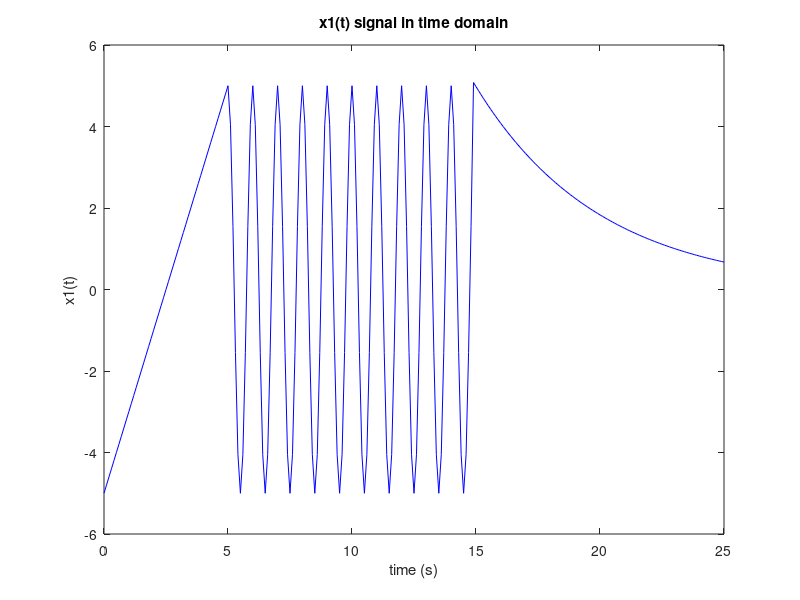
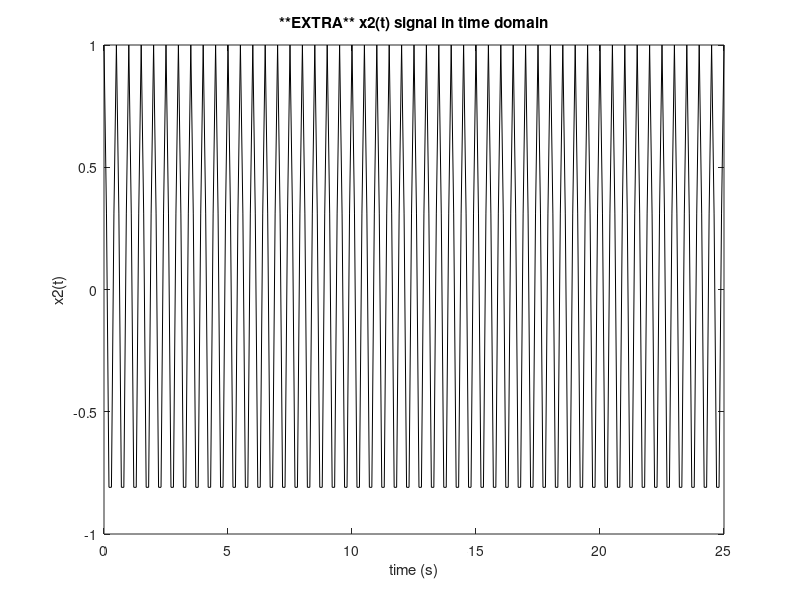
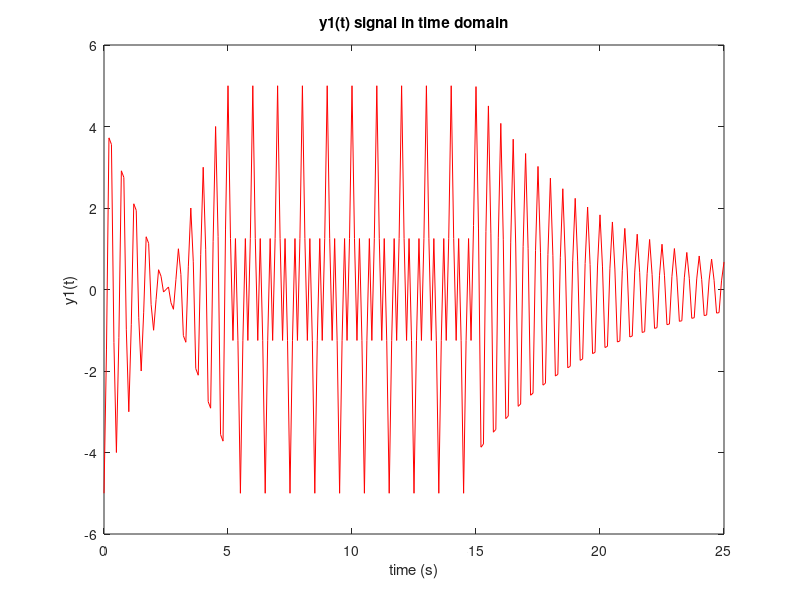
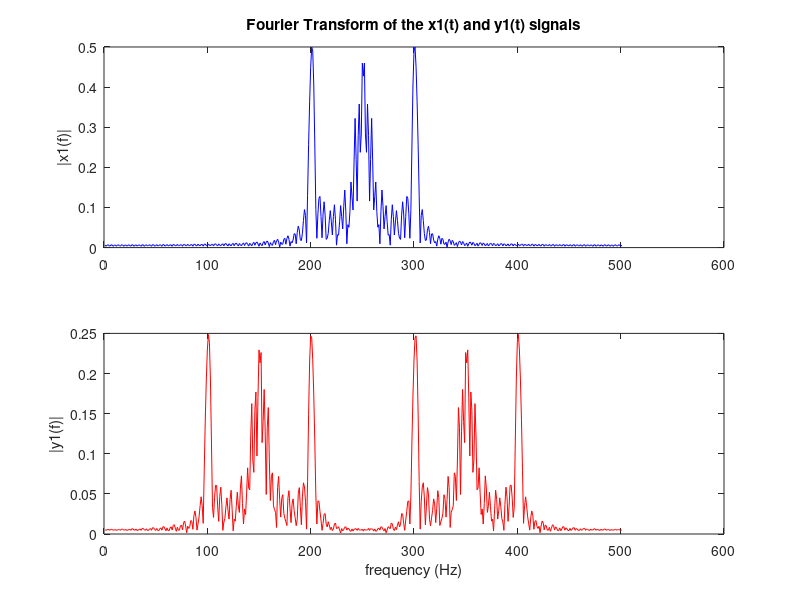

The MATLAB source for these figures, in order:
clc;
clear all;
%% 2.1 step a
fs=10;
T=25;
t=0:1/fs:T;
x1=linspace(1,(fs*T)+1);
for k=1:(fs*T)+1
    if k<=fs*5
        x1(k)=2*t(k)-5;
    elseif k>fs*5 && k<fs*15
        x1(k)=5*cos(2*pi*t(k));
    else
        x1(k)=100*exp(-t(k)/5);
    end
end
%% 2.1 step b
figure;
plot(t,x1,"blue");
title("x1(t) signal in time domain");
ylabel("x1(t)");
xlabel("time (s)");
%% 2.1 step c
x2=linspace(1,(fs*T)+1);
for k=1:(fs*T)+1
    x2(k)=cos(4*pi*t(k));
end

figure;
plot(t,x2,"black");
title("**EXTRA** x2(t) signal in time domain");
ylabel("x2(t)");
xlabel("time (s)");

y1=x1.*x2;

figure;
plot(t,y1,"red");
title("y1(t) signal in time domain");
ylabel("y1(t)");
xlabel("time (s)");
%% length reconfiguration of x1 and x2
N=length(x1);
z_matrix=zeros(1,(N-1)/2);
extendedx1= [ z_matrix x1 z_matrix];
extendedx2= [ z_matrix x2 z_matrix];
%% 2.2 step a
N=length(extendedx1); % N is changed %
x1f=fftshift(abs(fft(extendedx1,N)))/N;
y1f_1=fftshift(abs(fft(y1,N)))/N;

figure;
subplot(2,1,1)
plot(x1f,"blue");
title("Fourier Transform of the x1(t) and y1(t) signals");
ylabel("|x1(f)|");
subplot(2,1,2)
plot(y1f_1,"red");
ylabel("|y1(f)|");
xlabel("frequency (Hz)");
%% 2.2 step b
x2f=fftshift(abs(fft(extendedx2,N)))/N;
y2f=x1f.*x2f;

figure;
plot(y2f,"red");
title("Fourier Transform of output signal y2(t)");
ylabel("|y2(f)|");
xlabel("frequency (Hz)");
%% 2.2 step c
y2t=ifft(y2f,N);

figure;
plot(y2t,"blue");
title("Inverse Fourier Transform of output signal y2(f)");
ylabel("y2(t)");
xlabel("time (s)");
%% 2.2 step d

y2t_2=conv(x1,x2);

figure;
plot(y2t_2,"blue");
title("Convulution of input signal and impulse response");
ylabel("y2(t)");
xlabel("time (s)");
